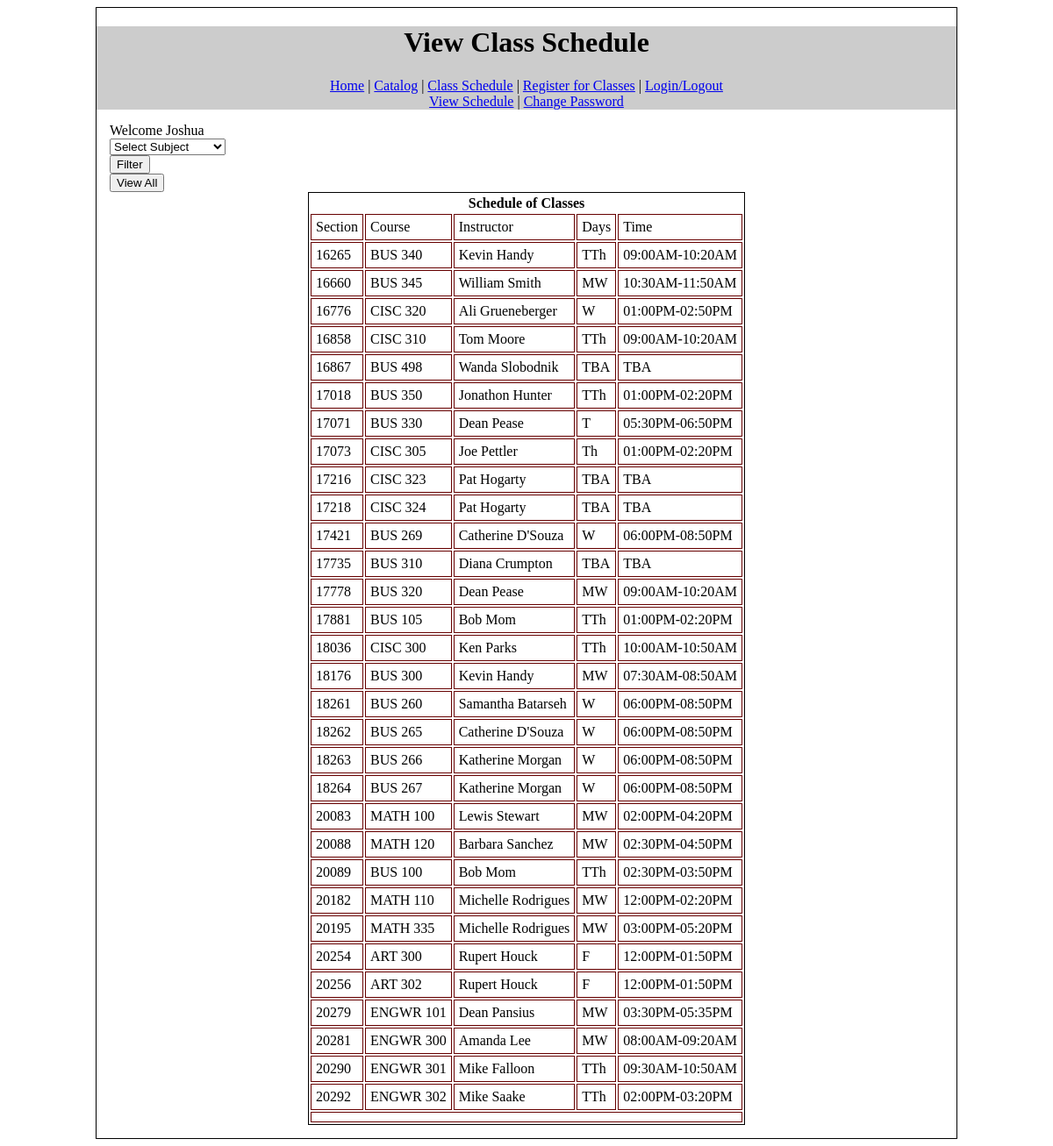
The page /schedule.php (signed in) on the database its author committed.
### tables this page shows
CREATE TABLE IF NOT EXISTS `catalog` (
  `ClassID` int(11) NOT NULL AUTO_INCREMENT,
  `CourseID` varchar(10) NOT NULL DEFAULT '',
  `CourseDesc` text,
  `Subject` varchar(25) NOT NULL,
  `Units` int(11) DEFAULT NULL,
  PRIMARY KEY (`ClassID`)
);

CREATE TABLE IF NOT EXISTS `schedule` (
  `SectionID` int(11) NOT NULL DEFAULT '0',
  `CourseID` varchar(10) DEFAULT NULL,
  `InstructorID` int(11) DEFAULT NULL,
  `Days` varchar(10) DEFAULT NULL,
  `Time` varchar(20) DEFAULT NULL,
  PRIMARY KEY (`SectionID`)
);

CREATE TABLE IF NOT EXISTS `team_project_admin` (
  `id` int(11) NOT NULL AUTO_INCREMENT,
  `firstname` varchar(50) DEFAULT NULL,
  `lastname` varchar(50) DEFAULT NULL,
  `username` varchar(50) NOT NULL,
  `password` varchar(50) NOT NULL,
  PRIMARY KEY (`id`)
);

### schedule.php (the view, shortened to what this page needs)
<?php
$StatusMessage = "";
if(!isset($_SESSION['username']))	{
	header("Location: login.php");
} else	{
	$firstname = $_SESSION['firstname'];
}
require('db_connection.php');
function DisplaySchedule()	{
	global $dbConn;
	$sql = "SELECT * FROM catalog as c INNER JOIN schedule as s WHERE c.CourseID = s.CourseID";
	$stmt = $dbConn->prepare($sql);
	$stmt->execute();
	return $stmt->fetchAll();
}
function getInstructor($Ins)	{
	global $dbConn;
	$InsID = $Ins;
	$sql = "SELECT FirstName,LastName FROM team_project_admin WHERE ID=:ID";
	$stmt = $dbConn->prepare($sql);
	$stmt->execute(array(':ID'=>$InsID));
	return $stmt->fetch();
}
?>
<!DOCTYPE html>
<html lang="en">
	<head>
        <link href="css\teamProjectCSS.css" rel="stylesheet" type="text/css">
	</head>
<body>
<div id="wrapper">
<div id="header">
	<h1>View Class Schedule</h1>
    <div id="menubar">
    <a href="index.php">Home</a>	|	<a href="catalog.php">Catalog</a>	|	<a href="schedule.php">Class Schedule</a>	|	<a href="studentregister.php">Register for Classes</a>	 |	<a href="logout.php">Login/Logout</a>
    </div>
    <div id="SubMenu">
    <a href="viewschedule.php">View Schedule</a>	|	<a href="change_password.php">Change Password</a>
    </div>
</div>
<div id="mainbody">
<div id="welcome">Welcome <?=$firstname ?></div>
<form method="get" id="CatalogFilter">
	<select name="Subject">
    	<option value="-1">Select Subject</option>
    </select>
    <br />
    <input type="submit" value="Filter" />
</form>
<form method="GET">
	<input type="submit" value="View All" name="ViewAll" />
</form>
<table id="catalogTable">
<tr>
	<th colspan='5'>Schedule of Classes</th>
</tr>
<tr>
	<td>Section</td>
    <td>Course</td>
    <td>Instructor</td>
    <td>Days</td>
    <td>Time</td>
</tr>
<?php
	if(isset($_GET['Subject']))	{
		$classes = filterSchedule();
	}	else	{
		$classes = DisplaySchedule();
	}
		foreach($classes as $s)	{
			echo "<tr>";
			echo "<td>" . $s['SectionID'] . "</td>";
			echo "<td>" . $s['CourseID'] . "</td>";
			$teacher = getInstructor($s['InstructorID']);
			echo "<td>" . $teacher['FirstName'] . " " . $teacher['LastName'] . "</td>";
			echo "<td>" . $s['Days'] . "</td>";
			echo "<td>" . $s['Time'] . "</td>";
			echo "</tr>";
		}
?>
<tr>
	<td = colspan="5"><?=$StatusMessage?></td>
</tr>
</table>
</div>
</div>
</body>
</html>

### css/teamprojectCSS.css (style rules this page uses)
#wrapper { width: 980px; margin: 0 auto; border: 1px solid #000; }
#header { background-color: #ccc; padding: 0; margin: 0; text-align:center; }
#menubar { text-align:center; }
#mainbody { padding: 15px; }
#CatalogFilter { margin: auto 0; }
#catalogTable { margin: 0 auto; border: 1px solid #000; }
#catalogTable tr,td { border: 1px solid #660000; padding: 5px; }

### rows shown on the page
catalog: schedule.SectionID "16265", schedule.CourseID "BUS 340", team_project_admin.firstname "Kevin", team_project_admin.lastname "Handy", schedule.Days "TTh", schedule.Time "09:00AM-10:20AM"
catalog: schedule.SectionID "16660", schedule.CourseID "BUS 345", team_project_admin.firstname "William", team_project_admin.lastname "Smith", schedule.Days "MW", schedule.Time "10:30AM-11:50AM"
catalog: schedule.SectionID "16776", schedule.CourseID "CISC 320", team_project_admin.firstname "Ali", team_project_admin.lastname "Grueneberger", schedule.Days "W", schedule.Time "01:00PM-02:50PM"
catalog: schedule.SectionID "16858", schedule.CourseID "CISC 310", team_project_admin.firstname "Tom", team_project_admin.lastname "Moore", schedule.Days "TTh", schedule.Time "09:00AM-10:20AM"
catalog: schedule.SectionID "16867", schedule.CourseID "BUS 498", team_project_admin.firstname "Wanda", team_project_admin.lastname "Slobodnik", schedule.Days "TBA", schedule.Time "TBA"
catalog: schedule.SectionID "17018", schedule.CourseID "BUS 350", team_project_admin.firstname "Jonathon", team_project_admin.lastname "Hunter", schedule.Days "TTh", schedule.Time "01:00PM-02:20PM"
catalog: schedule.SectionID "17071", schedule.CourseID "BUS 330", team_project_admin.firstname "Dean", team_project_admin.lastname "Pease", schedule.Days "T", schedule.Time "05:30PM-06:50PM"
catalog: schedule.SectionID "17073", schedule.CourseID "CISC 305", team_project_admin.firstname "Joe", team_project_admin.lastname "Pettler", schedule.Days "Th", schedule.Time "01:00PM-02:20PM"
catalog: schedule.SectionID "17216", schedule.CourseID "CISC 323", team_project_admin.firstname "Pat", team_project_admin.lastname "Hogarty", schedule.Days "TBA", schedule.Time "TBA"
catalog: schedule.SectionID "17218", schedule.CourseID "CISC 324", team_project_admin.firstname "Pat", team_project_admin.lastname "Hogarty", schedule.Days "TBA", schedule.Time "TBA"
catalog: schedule.SectionID "17421", schedule.CourseID "BUS 269", team_project_admin.firstname "Catherine", team_project_admin.lastname "D'Souza", schedule.Days "W", schedule.Time "06:00PM-08:50PM"
catalog: schedule.SectionID "17735", schedule.CourseID "BUS 310", team_project_admin.firstname "Diana", team_project_admin.lastname "Crumpton", schedule.Days "TBA", schedule.Time "TBA"
catalog: schedule.SectionID "17778", schedule.CourseID "BUS 320", team_project_admin.firstname "Dean", team_project_admin.lastname "Pease", schedule.Days "MW", schedule.Time "09:00AM-10:20AM"
catalog: schedule.SectionID "17881", schedule.CourseID "BUS 105", team_project_admin.firstname "Bob", team_project_admin.lastname "Mom", schedule.Days "TTh", schedule.Time "01:00PM-02:20PM"
catalog: schedule.SectionID "18036", schedule.CourseID "CISC 300", team_project_admin.firstname "Ken", team_project_admin.lastname "Parks", schedule.Days "TTh", schedule.Time "10:00AM-10:50AM"
catalog: schedule.SectionID "18176", schedule.CourseID "BUS 300", team_project_admin.firstname "Kevin", team_project_admin.lastname "Handy", schedule.Days "MW", schedule.Time "07:30AM-08:50AM"
catalog: schedule.SectionID "18261", schedule.CourseID "BUS 260", team_project_admin.firstname "Samantha", team_project_admin.lastname "Batarseh", schedule.Days "W", schedule.Time "06:00PM-08:50PM"
catalog: schedule.SectionID "18262", schedule.CourseID "BUS 265", team_project_admin.firstname "Catherine", team_project_admin.lastname "D'Souza", schedule.Days "W", schedule.Time "06:00PM-08:50PM"
catalog: schedule.SectionID "18263", schedule.CourseID "BUS 266", team_project_admin.firstname "Katherine", team_project_admin.lastname "Morgan", schedule.Days "W", schedule.Time "06:00PM-08:50PM"
catalog: schedule.SectionID "18264", schedule.CourseID "BUS 267", team_project_admin.firstname "Katherine", team_project_admin.lastname "Morgan", schedule.Days "W", schedule.Time "06:00PM-08:50PM"
catalog: schedule.SectionID "20083", schedule.CourseID "MATH 100", team_project_admin.firstname "Lewis", team_project_admin.lastname "Stewart", schedule.Days "MW", schedule.Time "02:00PM-04:20PM"
catalog: schedule.SectionID "20088", schedule.CourseID "MATH 120", team_project_admin.firstname "Barbara", team_project_admin.lastname "Sanchez", schedule.Days "MW", schedule.Time "02:30PM-04:50PM"
catalog: schedule.SectionID "20089", schedule.CourseID "BUS 100", team_project_admin.firstname "Bob", team_project_admin.lastname "Mom", schedule.Days "TTh", schedule.Time "02:30PM-03:50PM"
catalog: schedule.SectionID "20182", schedule.CourseID "MATH 110", team_project_admin.firstname "Michelle", team_project_admin.lastname "Rodrigues", schedule.Days "MW", schedule.Time "12:00PM-02:20PM"
catalog: schedule.SectionID "20195", schedule.CourseID "MATH 335", team_project_admin.firstname "Michelle", team_project_admin.lastname "Rodrigues", schedule.Days "MW", schedule.Time "03:00PM-05:20PM"
catalog: schedule.SectionID "20254", schedule.CourseID "ART 300", team_project_admin.firstname "Rupert", team_project_admin.lastname "Houck", schedule.Days "F", schedule.Time "12:00PM-01:50PM"
catalog: schedule.SectionID "20256", schedule.CourseID "ART 302", team_project_admin.firstname "Rupert", team_project_admin.lastname "Houck", schedule.Days "F", schedule.Time "12:00PM-01:50PM"
catalog: schedule.SectionID "20279", schedule.CourseID "ENGWR 101", team_project_admin.firstname "Dean", team_project_admin.lastname "Pansius", schedule.Days "MW", schedule.Time "03:30PM-05:35PM"
catalog: schedule.SectionID "20281", schedule.CourseID "ENGWR 300", team_project_admin.firstname "Amanda", team_project_admin.lastname "Lee", schedule.Days "MW", schedule.Time "08:00AM-09:20AM"
catalog: schedule.SectionID "20290", schedule.CourseID "ENGWR 301", team_project_admin.firstname "Mike", team_project_admin.lastname "Falloon", schedule.Days "TTh", schedule.Time "09:30AM-10:50AM"
catalog: schedule.SectionID "20292", schedule.CourseID "ENGWR 302", team_project_admin.firstname "Mike", team_project_admin.lastname "Saake", schedule.Days "TTh", schedule.Time "02:00PM-03:20PM"

### other values the page prints
$firstname "Joshua"
